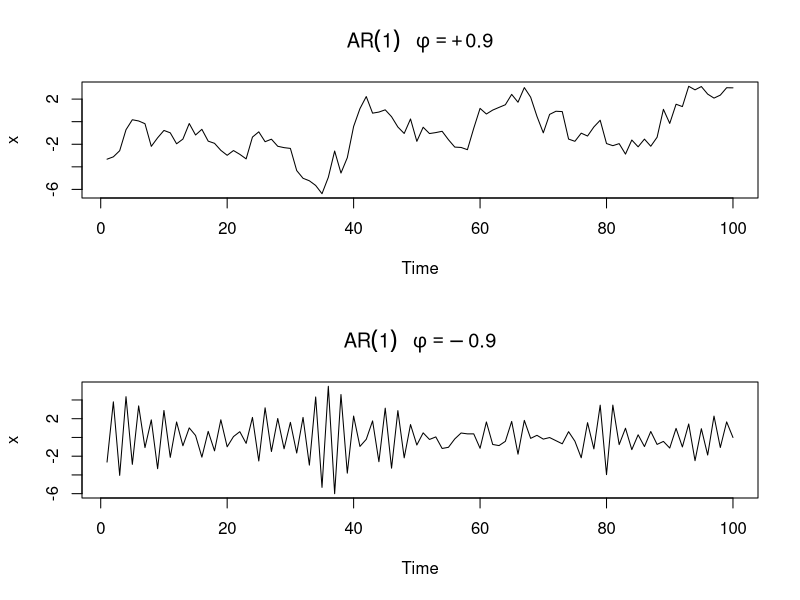
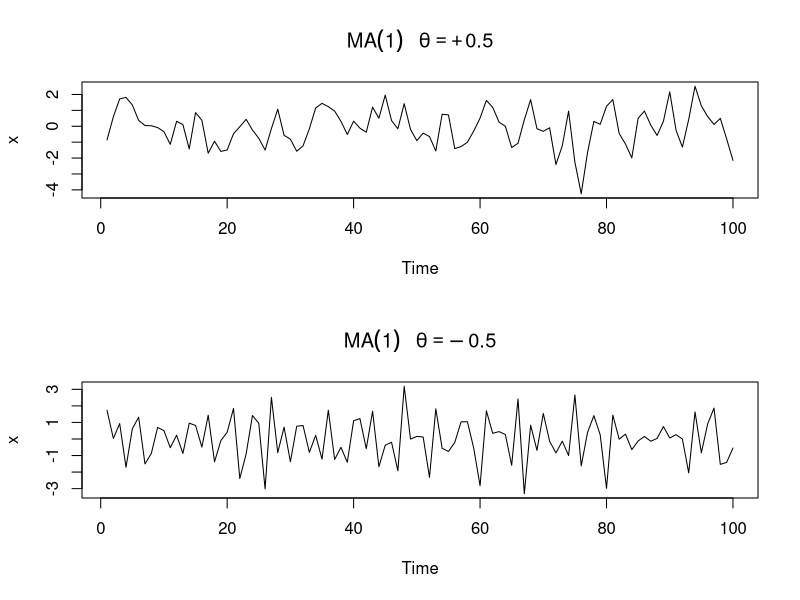
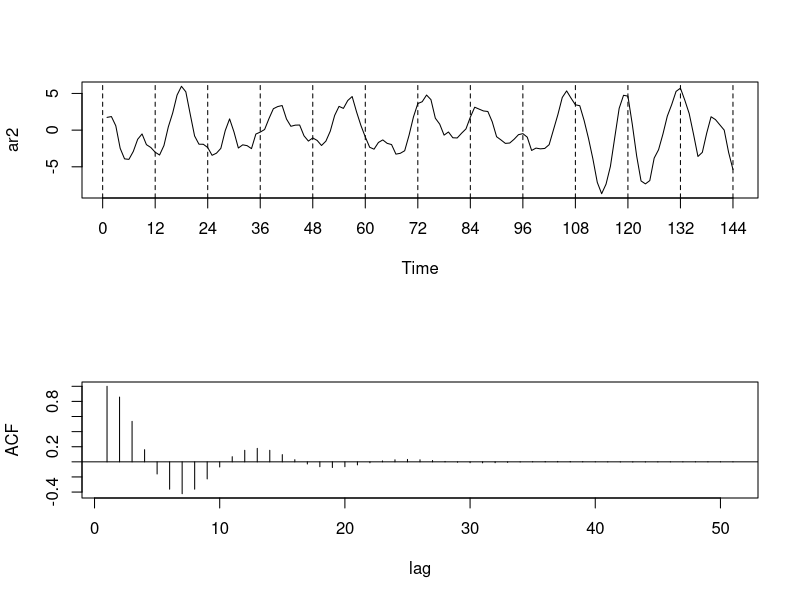
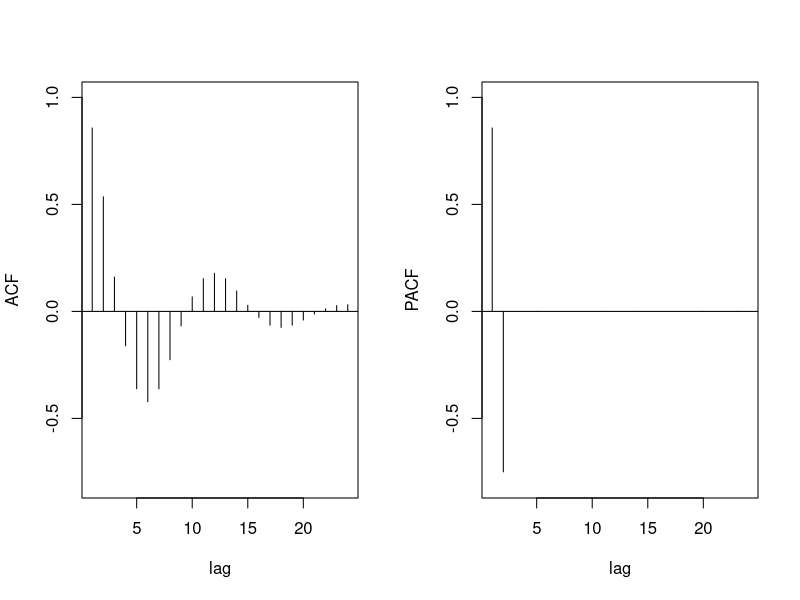

Generate these figures, in order, with R: (Note: this script raises an error after producing the figures.)
#Simulated AR(1) models: φ = .9 (top); φ = −.9 (bottom)
par(mfrow=c(2,1))
plot(arima.sim(list(order=c(1,0,0), ar=.9), n=100), ylab="x",
     main=(expression(AR(1)~~~phi==+.9)))
plot(arima.sim(list(order=c(1,0,0), ar=-.9), n=100), ylab="x",
     main=(expression(AR(1)~~~phi==-.9)))

#Simulated MA(1) models: θ = .9 (top); θ = −.9 (bottom)
par(mfrow = c(2,1))
plot(arima.sim(list(order=c(0,0,1), ma=.9), n=100), ylab="x",
     main=(expression(MA(1)~~~theta==+.5)))
plot(arima.sim(list(order=c(0,0,1), ma=-.9), n=100), ylab="x",
     main=(expression(MA(1)~~~theta==-.5)))

#Example 3.11 
#The ACF and PACF of an AR(2) model with φ1 = 1.5 and φ2 = −.75
z = c(1,-1.5,.75) # coefficients of the polynomial
(a = polyroot(z)[1]) # print one root = 1 + i/sqrt(3)
arg = Arg(a)/(2*pi) # arg in cycles/pt
1/arg # the pseudo period
#To reproduce Fig. 3.4:
set.seed(8675309)
ar2 = arima.sim(list(order=c(2,0,0), ar=c(1.5,-.75)), n = 144)
plot(ar2, axes=FALSE, xlab="Time")
axis(2); axis(1, at=seq(0,144,by=12)); box()
abline(v=seq(0,144,by=12), lty=2)
#To calculate and display the ACF for this model:
ACF = ARMAacf(ar=c(1.5,-.75), ma=0, 50)
plot(ACF, type="h", xlab="lag")
abline(h=0)

#Fig. 3.5
ACF = ARMAacf(ar=c(1.5,-.75), ma=0, 24)[-1]
PACF = ARMAacf(ar=c(1.5,-.75), ma=0, 24, pacf=TRUE)
par(mfrow=c(1,2))
plot(ACF, type="h", xlab="lag", ylim=c(-.8,1)); abline(h=0)
plot(PACF, type="h", xlab="lag", ylim=c(-.8,1)); abline(h=0)

#Example 3.18 Preliminary Analysis of the Recruitment Series
acf2(rec, 48) # will produce values and a graphic
(regr = ar.ols(rec, order=2, demean=FALSE, intercept=TRUE))
regr$asy.se.coef # standard errors of the estimates


#Example 3.25 Forecasting the Recruitment Series 
regr = ar.ols(rec, order=2, demean=FALSE, intercept=TRUE)
fore = predict(regr, n.ahead=24)
ts.plot(rec, fore$pred, col=1:2, xlim=c(1980,1990), ylab="Recruitment")
U = fore$pred+fore$se; L = fore$pred-fore$se
xx = c(time(U), rev(time(U))); yy = c(L, rev(U))
polygon(xx, yy, border = 8, col = gray(.6, alpha = .2))
lines(fore$pred, type="p", col=2)

#Example 3.26 Backcasting an ARMA(1, 1)
set.seed(90210)
x = arima.sim(list(order = c(1,0,1), ar =.9, ma=.5), n = 100)
xr = rev(x) # xr is the reversed data
pxr = predict(arima(xr, order=c(1,0,1)), 10) # predict the reversed data
pxrp = rev(pxr$pred) # reorder the predictors (for plotting)
pxrse = rev(pxr$se) # reorder the SEs
nx = ts(c(pxrp, x), start=-9) # attach the backcasts to the data
plot(nx, ylab=expression(X[~t]), main='Backcasting')
U = nx[1:10] + pxrse; L = nx[1:10] - pxrse
xx = c(-9:0, 0:-9); yy = c(L, rev(U))
polygon(xx, yy, border = 8, col = gray(0.6, alpha = 0.2))
lines(-9:0, nx[1:10], col=2, type='o')

#Example 3.28

#Example 3.36 Bootstrapping an AR(1)




